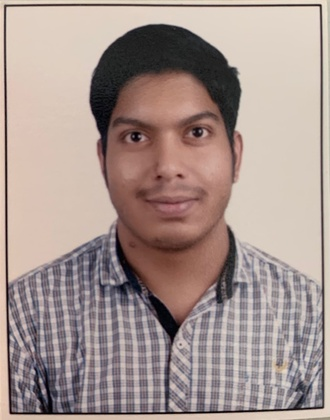
%> input picture shibu_profile.jpg, 330 x 420 px, shrunk from 1005 x 1280 before the run
$ octave DFT.m   (GNU Octave 9; MATLAB toolbox functions it lacks are replaced by stand-ins)
%> lines starting %> are read from the running program, lines starting %| are printed output that depends on the picture
%Practical 2 - Apply 2D DFT on an IMAGE

clc;
clear all;
close all;
a=imread('D:\MATLAB Projects\shibu_profile.jpg');
%> a is the input picture: size 420x330x3 uint8; mean R, G, B 165.8, 148.3, 142.8
img=double(a);
subplot(1,2,1);
imshow(a);
title('og image');
[row col]=size(a);
%> row = 420; col = 990
dft1= size(a);
%> dft1 = [420 330 3]
for x=1:row %M
    for y=1:col %N
        b(x,y)=img(x,y)*((-1)^(x+y));    %f(x,y)intensity
    end
end
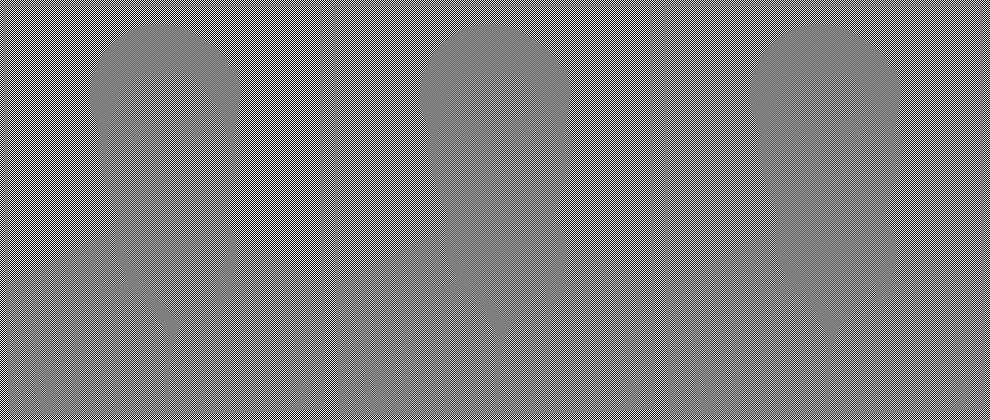
%> b: size 420x990 double; min -241, max 241, mean 0; drawn with min black and max white
for x=1:row
    for y=1:col
        dft1(x,y)=b(x,y)*exp(-1*1i*2*pi*(((x*x)/row)+((y*y)/col)));
    end
end
subplot(1,2,2);
imshow(real(dft1));
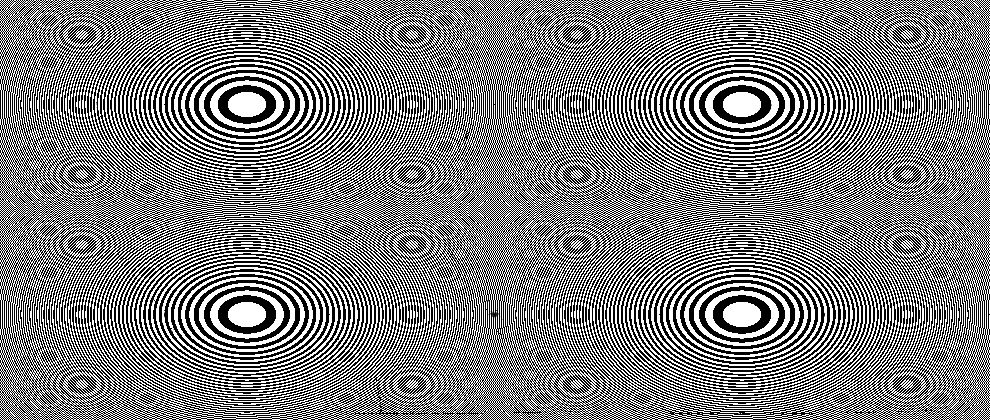
%> displayed picture: size 420x990, on the screen's scale of 0 to 255; min 0, max 255, mean 126.4
title('DFT');
